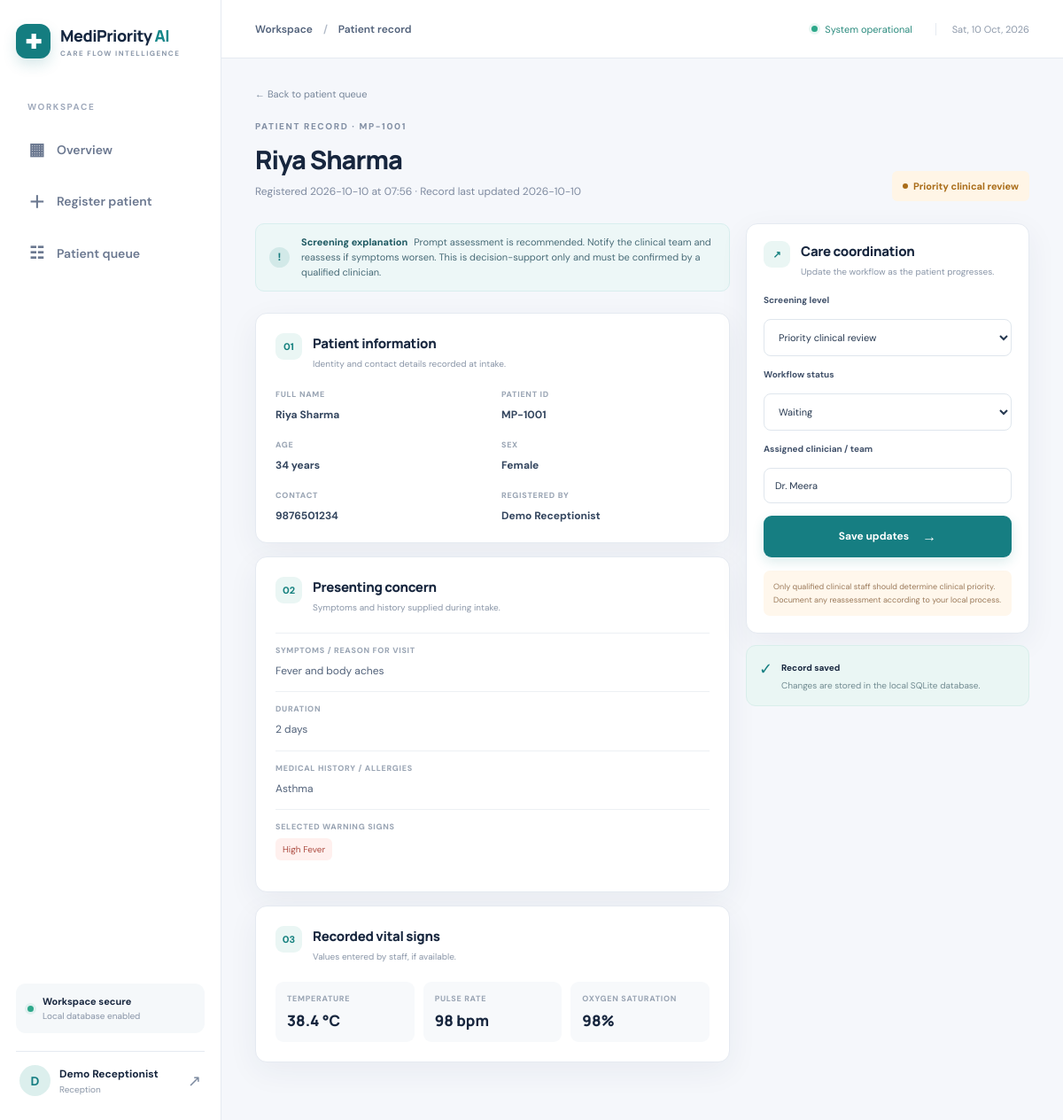
Page /patients/1 (signed in) on the committed database.
### tables this page shows
CREATE TABLE users (
            id INTEGER PRIMARY KEY AUTOINCREMENT,
            full_name TEXT NOT NULL,
            email TEXT NOT NULL UNIQUE,
            password_hash TEXT NOT NULL,
            role TEXT NOT NULL DEFAULT 'Reception',
            created_at TEXT NOT NULL
        );

CREATE TABLE patients (
            id INTEGER PRIMARY KEY AUTOINCREMENT,
            patient_code TEXT NOT NULL UNIQUE,
            full_name TEXT NOT NULL,
            age INTEGER NOT NULL,
            sex TEXT NOT NULL,
            phone TEXT NOT NULL,
            symptoms TEXT NOT NULL,
            duration TEXT,
            temperature REAL,
            pulse INTEGER,
            oxygen INTEGER,
            medical_history TEXT,
            flags TEXT NOT NULL DEFAULT '[]',
            urgency TEXT NOT NULL,
            urgency_note TEXT NOT NULL,
            status TEXT NOT NULL DEFAULT 'Waiting',
            assigned_to TEXT DEFAULT '',
            created_by INTEGER,
            created_at TEXT NOT NULL,
            updated_at TEXT NOT NULL,
            FOREIGN KEY(created_by) REFERENCES users(id)
        );

### app.py (the view)
@app.route("/patients/<int:patient_id>")
@login_required
def patient_detail(patient_id):
    with db() as con:
        patient = con.execute("SELECT p.*,u.full_name AS created_by_name FROM patients p LEFT JOIN users u ON p.created_by=u.id WHERE p.id=?", (patient_id,)).fetchone()
    if not patient:
        flash("Patient record not found.", "error")
        return redirect(url_for("dashboard"))
    return render_template("patient_detail.html", p=patient, flags=json.loads(patient["flags"] or "[]"), current_page="")

### app.py (called while the page is built)
def db():
    conn = sqlite3.connect(DB_PATH)
    conn.row_factory = sqlite3.Row
    conn.execute("PRAGMA foreign_keys = ON")
    return conn

def login_required(fn):
    @wraps(fn)
    def wrapper(*args, **kwargs):
        if "user_id" not in session:
            return redirect(url_for("login"))
        return fn(*args, **kwargs)
    return wrapper

### templates/patient_detail.html (shortened to what this page needs)
{% extends "base.html" %}{% block title %}{{ p.full_name }} · MediPriority AI{% endblock %}{% block crumb %}Patient record{% endblock %}
{% block content %}
<div class="page-heading"><div><a class="back-link" href="{{ url_for('dashboard') }}">← Back to patient queue</a><span class="eyebrow muted">PATIENT RECORD · {{ p.patient_code }}</span><h1>{{ p.full_name }}</h1><p class="subtle">Registered {{ p.created_at[:10] }} at {{ p.created_at[11:16] }} · Record last updated {{ p.updated_at[:10] }}</p></div><span class="priority-badge large {{ 'critical' if p.urgency=='Immediate attention' else ('priority' if p.urgency=='Priority clinical review' else 'standard') }}"><i></i>{{ p.urgency }}</span></div>
<div class="detail-grid"><div class="detail-main">
<div class="notice-strip {{ 'safety' if p.urgency=='Immediate attention' else '' }}"><div class="notice-symbol">!</div><p><b>Screening explanation</b> {{ p.urgency_note }} This is decision-support only and must be confirmed by a qualified clinician.</p></div>
<section class="form-card"><div class="form-section-title"><span class="section-number">01</span><div><h2>Patient information</h2><p>Identity and contact details recorded at intake.</p></div></div><div class="detail-fields"><div><small>FULL NAME</small><b>{{ p.full_name }}</b></div><div><small>PATIENT ID</small><b>{{ p.patient_code }}</b></div><div><small>AGE</small><b>{{ p.age }} years</b></div><div><small>SEX</small><b>{{ p.sex }}</b></div><div><small>CONTACT</small><b>{{ p.phone }}</b></div><div><small>REGISTERED BY</small><b>{{ p.created_by_name or 'Staff' }}</b></div></div></section>
<section class="form-card"><div class="form-section-title"><span class="section-number">02</span><div><h2>Presenting concern</h2><p>Symptoms and history supplied during intake.</p></div></div><div class="record-block"><small>SYMPTOMS / REASON FOR VISIT</small><p>{{ p.symptoms }}</p></div><div class="record-block"><small>DURATION</small><p>{{ p.duration or 'Not provided' }}</p></div><div class="record-block"><small>MEDICAL HISTORY / ALLERGIES</small><p>{{ p.medical_history or 'Not provided' }}</p></div>{% if flags %}<div class="record-block"><small>SELECTED WARNING SIGNS</small><div class="selected-flags">{% for flag in flags %}<span>{{ flag.replace('_',' ')|title }}</span>{% endfor %}</div></div>{% endif %}</section>
<section class="form-card"><div class="form-section-title"><span class="section-number">03</span><div><h2>Recorded vital signs</h2><p>Values entered by staff, if available.</p></div></div><div class="vital-cards"><div><small>TEMPERATURE</small><b>{{ p.temperature|string + ' °C' if p.temperature is not none else '—' }}</b></div><div><small>PULSE RATE</small><b>{{ p.pulse|string + ' bpm' if p.pulse is not none else '—' }}</b></div><div><small>OXYGEN SATURATION</small><b>{{ p.oxygen|string + '%' if p.oxygen is not none else '—' }}</b></div></div></section>
</div><aside class="detail-side"><section class="form-card"><div class="form-section-title"><span class="section-number">↗</span><div><h2>Care coordination</h2><p>Update the workflow as the patient progresses.</p></div></div><form method="post" action="{{ url_for('update_patient', patient_id=p.id) }}" class="form-stack">
<label>Screening level<select name="urgency"><option {% if p.urgency=='Priority clinical review' %}selected{% endif %}>Priority clinical review</option></select></label>
<label>Workflow status<select name="status">{% for status in ['Waiting','In consultation','Escalated','Completed'] %}<option {% if p.status==status %}selected{% endif %}>{{ status }}</option>{% endfor %}</select></label>
<label>Assigned clinician / team<input name="assigned_to" value="{{ p.assigned_to }}" placeholder="e.g. Dr. Sharma / Triage team"></label>
<button class="btn btn-primary btn-full" type="submit">Save updates <span>→</span></button></form><div class="override-note">Only qualified clinical staff should determine clinical priority. Document any reassessment according to your local process.</div></section><div class="aside-mini"><span>✓</span><div><b>Record saved</b><p>Changes are stored in the local SQLite database.</p></div></div></aside></div>
{% endblock %}

### templates/base.html (shortened to what this page needs)
<!doctype html>
<html lang="en">
<head>
<link rel="stylesheet" href="{{ url_for('static', filename='style.css') }}">
</head>
<body>
{% if session.get('user_id') %}
<aside class="sidebar">
  <a class="brand" href="{{ url_for('dashboard') }}"><span class="brand-mark">✚</span><span>MediPriority<span class="brand-ai"> AI</span><small>CARE FLOW INTELLIGENCE</small></span></a>
  <div class="side-label">WORKSPACE</div>
  <a class="nav-link {% if current_page=='dashboard' %}active{% endif %}" href="{{ url_for('dashboard') }}"><span>▦</span> Overview</a>
  <a class="nav-link {% if current_page=='new' %}active{% endif %}" href="{{ url_for('new_patient') }}"><span>＋</span> Register patient</a>
  <a class="nav-link" href="{{ url_for('dashboard') }}#queue"><span>☷</span> Patient queue</a>
  <div class="sidebar-bottom">
    <div class="secure-note"><span class="secure-dot"></span><div><b>Workspace secure</b><small>Local database enabled</small></div></div>
    <div class="profile"><div class="avatar">{{ session.get('full_name','S')[0]|upper }}</div><div class="profile-name"><b>{{ session.get('full_name','Staff') }}</b><small>{{ session.get('role','Reception') }}</small></div><a class="logout" href="{{ url_for('logout') }}" title="Sign out">↗</a></div>
  </div>
</aside>
{% endif %}
<main class="{% if session.get('user_id') %}main-app{% else %}main-auth{% endif %}">
  {% if session.get('user_id') %}
  <header class="topbar"><div class="breadcrumb">Workspace <span>/</span> {% block crumb %}Overview{% endblock %}</div><div class="top-actions"><span class="live-dot"></span><span class="live-text">System operational</span><span class="top-date" id="todayDate"></span></div></header>
  {% endif %}
  <div class="{% if session.get('user_id') %}page-wrap{% else %}auth-wrap{% endif %}">
    {% block content %}{% endblock %}
  </div>
</main>
</body></html>

### rows in the picture
users: get "Demo Receptionist", get "Reception", full_name "Demo Receptionist"
patients: patient_code "MP-1001", full_name "Riya Sharma", created_at "2026-10-10", created_at "07:56", updated_at "2026-10-10", urgency "Priority clinical review", urgency_note "Prompt assessment is recommended. Notify the clinical team and reassess if symptoms worsen.", age "34", sex "Female", phone "9876501234", symptoms "Fever and body aches", duration "2 days", medical_history "Asthma", temperature "38.4 °C", pulse "98 bpm", oxygen "98%", status "Waiting", assigned_to "Dr. Meera"

### other values in the picture
{{ session.get('full_name','S')[0]|upper }} "D"
{{ flag.replace('_',' ')|title }} "High Fever"
